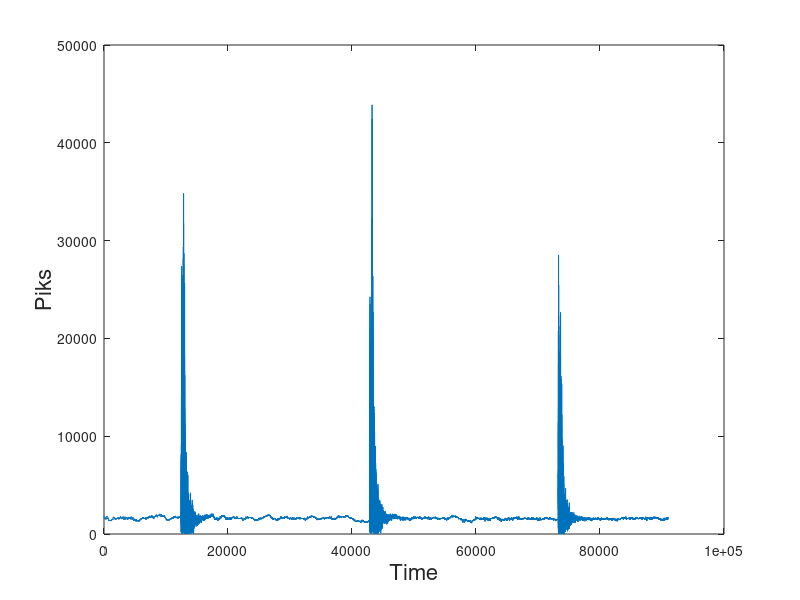

Source code (MATLAB): (Note: this script raises an error after producing the figure.)
clear all;
close all;

load('data.mat');

length_of_data = length(data);
new_data = zeros(length(data),1);

%parapeters for outbrake detection

window = 50;
step = 1;


%preallocate merory for the clise of data
take_a_slise_from_raw_data_past = zeros(window,1);
take_a_slise_from_raw_data_now = zeros(window,1);
data_log_past = zeros(window,1);
data_log_now = zeros(window,1);
pearson = zeros(1,1);
pearson_log = zeros(1,1);
frames_table = zeros(1000,2);


now = zeros(1,1);
now = 50;

%value = 1 becouse from table frames it is all outbrakes                                     
who_many_outbreaks = 1;

find_the_the_bountres = zeros(100,2);
flag = false;
count_variabel = 1;

new_data = abs(data);
data = new_data;

figure('Name','Raw data');
plot((1:length_of_data),new_data);
xlabel('Time','FontSize',16) 
ylabel('Piks','FontSize',16)

%pointer for frame table
j=1;

for i = window+1: step :length_of_data-window-1
    
    take_a_slise_from_raw_data_past = data(i-window:i-1);
    take_a_slise_from_raw_data_now = data(i-window+now:i-1+now);
    
    pearson = corr(take_a_slise_from_raw_data_now,take_a_slise_from_raw_data_past,'Type','Pearson');
    
    if(abs(pearson) < 0.3)
        continue;
        %printf('No outbreak abs peterson value %f',abs(pearson));
    else 
        %Logarifm the data
        data_log_past = log(take_a_slise_from_raw_data_past);
        data_log_now = log(take_a_slise_from_raw_data_now);
        pearson_log = corr(data_log_now,data_log_past,'Type','Pearson');
        if(abs(pearson_log) < 0.25)
            printf('Outbreak i = %d', i+now);
            %start frame
            frames_table(j,1) = i-window+now;
            frames_table(j,2) = i-1+now;
            j = j + 1;
            %figure;
            %plot((i-window+now:i-1+now),take_a_slise_from_raw_data_now);
            %break;
        end
        
    end

end

[frames_table,~,~]= reduseArray(frames_table); 


find_the_the_bountres(who_many_outbreaks,1) = frames_table(who_many_outbreaks,1);
%disting outbtake
for k = 1 : length(frames_table) - 1
    sub = frames_table(k+1,1) - frames_table(k,1);
    if(flag == true)
        find_the_the_bountres(who_many_outbreaks,1) = frames_table(k,1);
       flag = false; 
    end
    
    if( sub > 1000)%subjective it depend the length of data
        find_the_the_bountres(who_many_outbreaks,2) = frames_table(k,2);
        who_many_outbreaks = who_many_outbreaks + 1;
        flag = true;
    end
    
    if(k ==  length(frames_table) - 1  )
        find_the_the_bountres(who_many_outbreaks,2) = frames_table(k+1,2);
    end
end

[find_the_the_bountres,r,~]= reduseArray(find_the_the_bountres);

%plot the outbrakes 
name = 'Outbrack';
for p = 1 : r
    
    figure('Name',strcat(name,'_',int2str(p)));
    plot( (find_the_the_bountres(p,1):find_the_the_bountres(p,2)  ) , data(find_the_the_bountres(p,1):find_the_the_bountres(p,2)));

end

figure('Name','Results')
plot((1:length_of_data),data);
hold on;
for p = 1 :r
      plot( (find_the_the_bountres(p,1):find_the_the_bountres(p,2)  ) , data(find_the_the_bountres(p,1):find_the_the_bountres(p,2)),'r');
end  
hold off;
xlabel('Time','FontSize',16) 
ylabel('Force','FontSize',16) 
saveas(gcf,'alternative.pdf')
